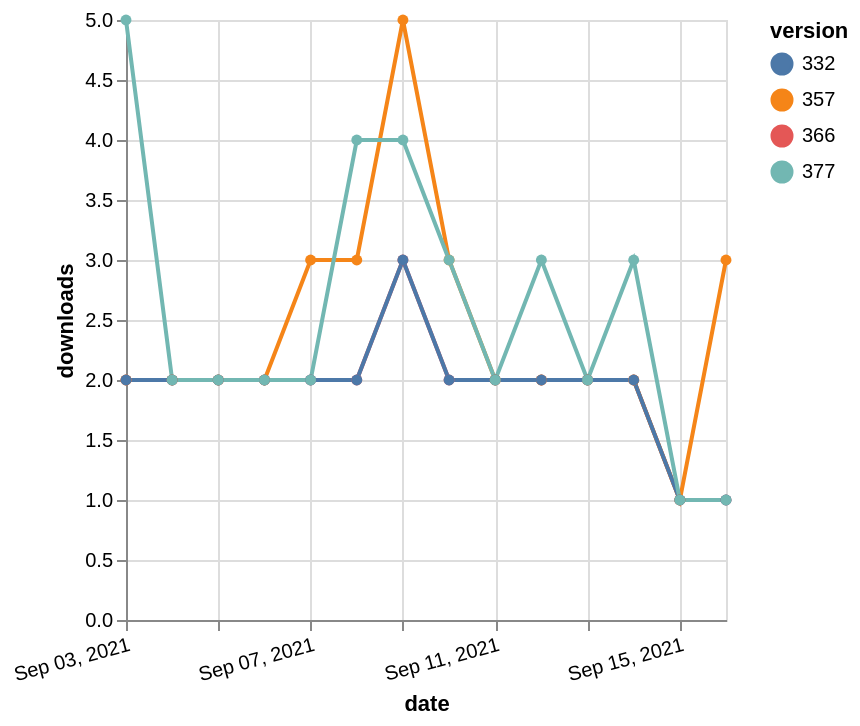

The Vega-Lite source for this figure:
### Vega-Lite specification from a JSON file in a GitHub repository (floating-point values rounded to 4 significant figures)
{"$schema": "https://vega.github.io/schema/vega-lite/v5.json", "description": "A simple bar chart with embedded data.", "data": {"values": [{"date": "2021-09-03", "total": 2303, "delta": 2, "version": "366"}, {"date": "2021-09-04", "total": 2305, "delta": 2, "version": "366"}, {"date": "2021-09-05", "total": 2307, "delta": 2, "version": "366"}, {"date": "2021-09-06", "total": 2309, "delta": 2, "version": "366"}, {"date": "2021-09-07", "total": 2311, "delta": 2, "version": "366"}, {"date": "2021-09-08", "total": 2313, "delta": 2, "version": "366"}, {"date": "2021-09-09", "total": 2316, "delta": 3, "version": "366"}, {"date": "2021-09-10", "total": 2318, "delta": 2, "version": "366"}, {"date": "2021-09-11", "total": 2320, "delta": 2, "version": "366"}, {"date": "2021-09-12", "total": 2322, "delta": 2, "version": "366"}, {"date": "2021-09-13", "total": 2324, "delta": 2, "version": "366"}, {"date": "2021-09-14", "total": 2326, "delta": 2, "version": "366"}, {"date": "2021-09-15", "total": 2327, "delta": 1, "version": "366"}, {"date": "2021-09-16", "total": 2328, "delta": 1, "version": "366"}, {"date": "2021-09-03", "total": 2920, "delta": 2, "version": "357"}, {"date": "2021-09-04", "total": 2922, "delta": 2, "version": "357"}, {"date": "2021-09-05", "total": 2924, "delta": 2, "version": "357"}, {"date": "2021-09-06", "total": 2926, "delta": 2, "version": "357"}, {"date": "2021-09-07", "total": 2929, "delta": 3, "version": "357"}, {"date": "2021-09-08", "total": 2932, "delta": 3, "version": "357"}, {"date": "2021-09-09", "total": 2937, "delta": 5, "version": "357"}, {"date": "2021-09-10", "total": 2940, "delta": 3, "version": "357"}, {"date": "2021-09-11", "total": 2942, "delta": 2, "version": "357"}, {"date": "2021-09-12", "total": 2944, "delta": 2, "version": "357"}, {"date": "2021-09-13", "total": 2946, "delta": 2, "version": "357"}, {"date": "2021-09-14", "total": 2948, "delta": 2, "version": "357"}, {"date": "2021-09-15", "total": 2949, "delta": 1, "version": "357"}, {"date": "2021-09-16", "total": 2952, "delta": 3, "version": "357"}, {"date": "2021-09-03", "total": 2782, "delta": 2, "version": "332"}, {"date": "2021-09-04", "total": 2784, "delta": 2, "version": "332"}, {"date": "2021-09-05", "total": 2786, "delta": 2, "version": "332"}, {"date": "2021-09-06", "total": 2788, "delta": 2, "version": "332"}, {"date": "2021-09-07", "total": 2790, "delta": 2, "version": "332"}, {"date": "2021-09-08", "total": 2792, "delta": 2, "version": "332"}, {"date": "2021-09-09", "total": 2795, "delta": 3, "version": "332"}, {"date": "2021-09-10", "total": 2797, "delta": 2, "version": "332"}, {"date": "2021-09-11", "total": 2799, "delta": 2, "version": "332"}, {"date": "2021-09-12", "total": 2801, "delta": 2, "version": "332"}, {"date": "2021-09-13", "total": 2803, "delta": 2, "version": "332"}, {"date": "2021-09-14", "total": 2805, "delta": 2, "version": "332"}, {"date": "2021-09-15", "total": 2806, "delta": 1, "version": "332"}, {"date": "2021-09-16", "total": 2807, "delta": 1, "version": "332"}, {"date": "2021-09-03", "total": 2120, "delta": 5, "version": "377"}, {"date": "2021-09-04", "total": 2122, "delta": 2, "version": "377"}, {"date": "2021-09-05", "total": 2124, "delta": 2, "version": "377"}, {"date": "2021-09-06", "total": 2126, "delta": 2, "version": "377"}, {"date": "2021-09-07", "total": 2128, "delta": 2, "version": "377"}, {"date": "2021-09-08", "total": 2132, "delta": 4, "version": "377"}, {"date": "2021-09-09", "total": 2136, "delta": 4, "version": "377"}, {"date": "2021-09-10", "total": 2139, "delta": 3, "version": "377"}, {"date": "2021-09-11", "total": 2141, "delta": 2, "version": "377"}, {"date": "2021-09-12", "total": 2144, "delta": 3, "version": "377"}, {"date": "2021-09-13", "total": 2146, "delta": 2, "version": "377"}, {"date": "2021-09-14", "total": 2149, "delta": 3, "version": "377"}, {"date": "2021-09-15", "total": 2150, "delta": 1, "version": "377"}, {"date": "2021-09-16", "total": 2151, "delta": 1, "version": "377"}]}, "width": "container", "mark": {"type": "line", "point": {"filled": true}}, "encoding": {"x": {"field": "date", "type": "temporal", "timeUnit": "yearmonthdate", "title": "date", "axis": {"labelAngle": -15}}, "y": {"field": "delta", "type": "quantitative", "title": "downloads"}, "color": {"field": "version", "type": "nominal"}, "tooltip": {"field": "delta"}}}
